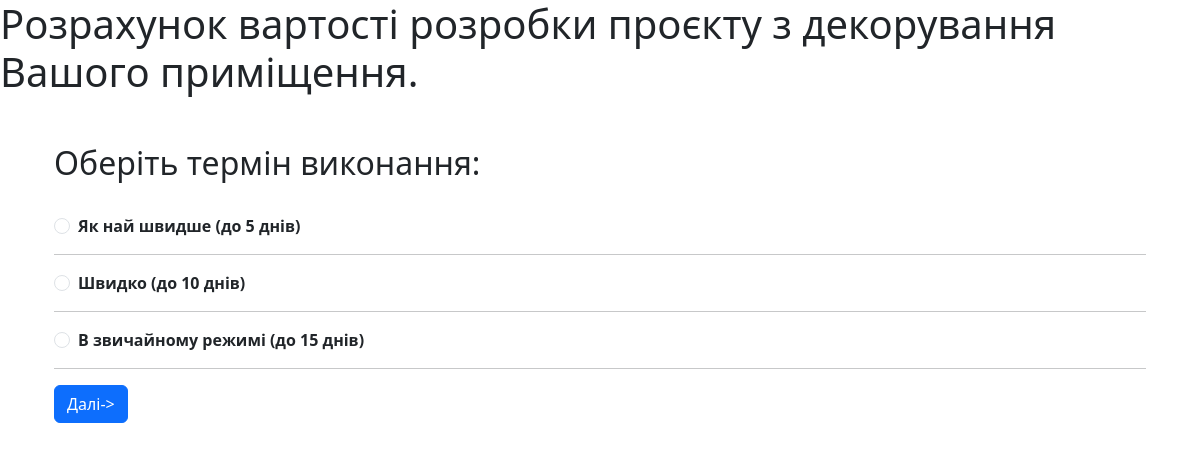
The page /polls/terms/ on the database its author committed.
### polls/models.py (models this page shows, shortened)
class Terms(models.Model):
    term_name = models.CharField(max_length=100)
    term_cost = models.FloatField(default=1)

### polls/views.py (the view)
# urls.py: path('terms/', views.terms_index, name='terms_index'),
def terms_index(request):
    if request.method == 'POST':
        selected_term = request.POST.get('selected_term')
        request.session['selected_term'] = selected_term
        return HttpResponseRedirect(reverse('polls:result'))
    terms_list = Terms.objects.all()
    context = {'terms_list': terms_list}
    return render(request, 'polls/terms_index.html', context)

### templates/polls/terms_index.html (shortened to what this page needs)
{% extends 'polls/base.html' %}
{% block content %}
  <div class="container mt-5">
    <h2>Оберіть термін виконання:</h2>
    <br>
    <form action="{% url 'polls:terms_index' %}" method="POST">
      {% for term in terms_list %}
        <div class="form-check">
          <input class="form-check-input" type="radio" id="{{ term.id }}" name="selected_term" value="{{ term.id }}">
          <label class="form-check-label" for="{{ term.id }}"><strong>{{ term.term_name }}</strong></label>
        </div>
        <hr>
      {% endfor %}
      <button type="submit" class="btn btn-primary">Далі-></button>
    </form>
  </div>
{% endblock %}

### rows shown on the page
Terms: term_name "Як най швидше (до 5 днів)"
Terms: term_name "Швидко (до 10 днів)"
Terms: term_name "В звичайному режимі (до 15 днів)"
